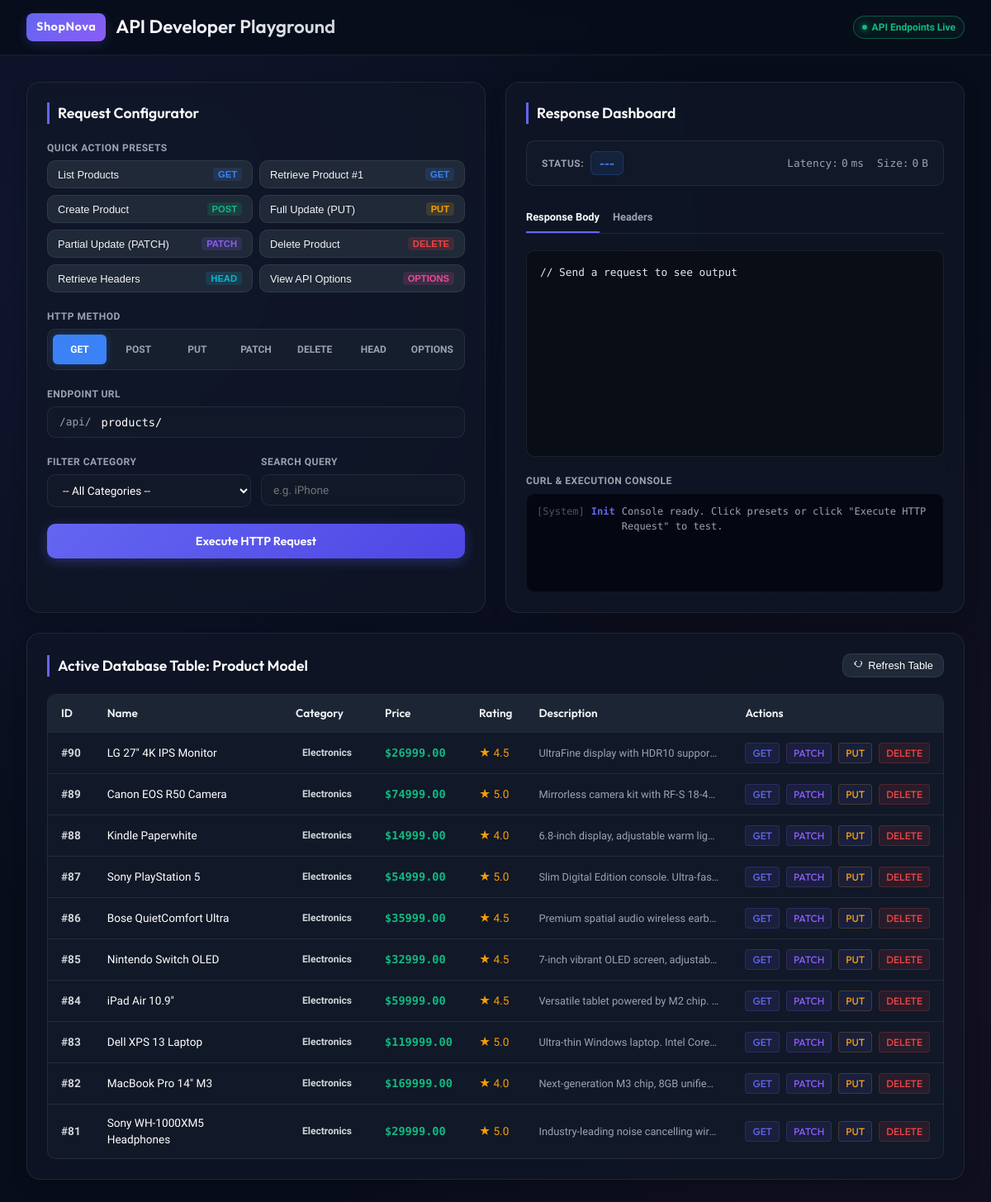
/api/playground/, run on the app's committed database.
### homepage/models.py (models this page shows, shortened)
class Product(models.Model):
    CATEGORY_CHOICES = [
        ('mobiles', 'Mobiles'),
        ('fashion', 'Fashion'),
        ('electronics', 'Electronics'),
    ]
    name = models.CharField(max_length=200)
    price = models.DecimalField(max_digits=10, decimal_places=2)
    description = models.TextField()
    category = models.CharField(max_length=50, choices=CATEGORY_CHOICES)
    rating = models.DecimalField(max_digits=3, decimal_places=1, default=4.0)
    image_url = models.URLField(max_length=500, blank=True, null=True)
    created_at = models.DateTimeField(auto_now_add=True)

### api/views.py (the view)
# urls.py: path('playground/', views.PlaygroundView.as_view(), name='playground'),
class PlaygroundView(View):
    def get(self, request, *args, **kwargs):
        categories = [cat[0] for cat in Product.CATEGORY_CHOICES]
        return render(request, 'api/playground.html', {
            'categories': categories,
            'existing_products': Product.objects.all().order_by('-id')[:10]
        })

### api/templates/api/playground.html (shortened to what this page needs)
<!DOCTYPE html>
<html lang="en">
<head>
</head>
<body>
    <header>
        <div class="logo-section">
            <span class="logo-badge">ShopNova</span>
            <h1>API Developer Playground</h1>
        </div>
        <div class="api-badge" id="api-status">
            API Endpoints Live
        </div>
    </header>
    <main>
        <section class="card">
            <h2 class="section-title">Request Configurator</h2>
            <div class="input-group">
                <span class="input-label">Quick Action Presets</span>
                <div class="presets-grid">
                    <button class="preset-btn" onclick="applyPreset('GET_LIST')">
                        <span>List Products</span>
                        <span class="preset-method m-get">GET</span>
                    </button>
                    <button class="preset-btn" onclick="applyPreset('GET_DETAIL')">
                        <span>Retrieve Product #1</span>
                        <span class="preset-method m-get">GET</span>
                    </button>
                    <button class="preset-btn" onclick="applyPreset('POST_CREATE')">
                        <span>Create Product</span>
                        <span class="preset-method m-post">POST</span>
                    </button>
                    <button class="preset-btn" onclick="applyPreset('PUT_UPDATE')">
                        <span>Full Update (PUT)</span>
                        <span class="preset-method m-put">PUT</span>
                    </button>
                    <button class="preset-btn" onclick="applyPreset('PATCH_UPDATE')">
                        <span>Partial Update (PATCH)</span>
                        <span class="preset-method m-patch">PATCH</span>
                    </button>
                    <button class="preset-btn" onclick="applyPreset('DELETE_PROD')">
                        <span>Delete Product</span>
                        <span class="preset-method m-delete">DELETE</span>
                    </button>
                    <button class="preset-btn" onclick="applyPreset('HEAD_PROD')">
                        <span>Retrieve Headers</span>
                        <span class="preset-method m-head">HEAD</span>
                    </button>
                    <button class="preset-btn" onclick="applyPreset('OPTIONS_SCHEMA')">
                        <span>View API Options</span>
                        <span class="preset-method m-options">OPTIONS</span>
                    </button>
                </div>
            </div>
            <div class="input-group">
                <span class="input-label">HTTP Method</span>
                <div class="methods-tab-container" id="methods-tabs">
                    <div class="method-tab active" data-method="GET" onclick="selectMethod('GET')">GET</div>
                    <div class="method-tab" data-method="POST" onclick="selectMethod('POST')">POST</div>
                    <div class="method-tab" data-method="PUT" onclick="selectMethod('PUT')">PUT</div>
                    <div class="method-tab" data-method="PATCH" onclick="selectMethod('PATCH')">PATCH</div>
                    <div class="method-tab" data-method="DELETE" onclick="selectMethod('DELETE')">DELETE</div>
                    <div class="method-tab" data-method="HEAD" onclick="selectMethod('HEAD')">HEAD</div>
                    <div class="method-tab" data-method="OPTIONS" onclick="selectMethod('OPTIONS')">OPTIONS</div>
                </div>
            </div>
            <div class="input-group">
                <span class="input-label">Endpoint URL</span>
                <div class="url-input-container">
                    <span class="url-prefix">/api/</span>
                    <input type="text" class="url-input" id="endpoint-path" value="products/">
                </div>
            </div>
            <div class="form-row" id="query-params-row">
                <div class="input-group">
                    <span class="input-label">Filter Category</span>
                    <select class="input-field" id="param-category" onchange="updateQueryString()">
                        <option value="">-- All Categories --</option>
                    </select>
                </div>
                <div class="input-group">
                    <span class="input-label">Search Query</span>
                    <input type="text" class="input-field" id="param-search" placeholder="e.g. iPhone" oninput="updateQueryString()">
                </div>
            </div>
            <button class="send-btn" id="send-btn" onclick="sendAPIRequest()">
                <span id="btn-text">Execute HTTP Request</span>
            </button>
        </section>
        <section class="card">
            <h2 class="section-title">Response Dashboard</h2>
            <div class="response-meta">
                <div style="display: flex; align-items: center; gap: 8px;">
                    <span class="input-label">Status:</span>
                    <span class="status-badge status-info" id="resp-status">---</span>
                </div>
                <div style="display: flex; gap: 16px;">
                    <span class="time-badge">Latency: <span id="resp-latency">0</span> ms</span>
                    <span class="size-badge">Size: <span id="resp-size">0</span> B</span>
                </div>
            </div>
            <div class="response-tabs">
                <div class="response-tab-header active" id="tab-header-body" onclick="switchResponseTab('body')">Response Body</div>
                <div class="response-tab-header" id="tab-header-headers" onclick="switchResponseTab('headers')">Headers</div>
            </div>
            <div id="tab-content-body">
                <pre class="response-pre" id="resp-body">// Send a request to see output</pre>
            </div>
            <div class="input-group">
                <span class="input-label">cURL & Execution Console</span>
                <div class="console-logs" id="console-logs">
                    <div class="log-entry">
                        <span class="log-time">[System]</span>
                        <span class="log-tag">Init</span>
                        <span class="log-text">Console ready. Click presets or click "Execute HTTP Request" to test.</span>
                    </div>
                </div>
            </div>
        </section>
        <section class="card db-grid">
            <div class="title-header-row">
                <h2 class="section-title">Active Database Table: Product Model</h2>
                <button class="refresh-btn" onclick="syncDBView()">
                    <svg width="12" height="12" fill="none" stroke="currentColor" stroke-width="2" viewBox="0 0 24 24"><path d="M4 4v5h.582m15.356 2A8.001 8.001 0 1121.21 8H18" stroke-linecap="round" stroke-linejoin="round"/></svg>
                    Refresh Table
                </button>
            </div>
            <div class="db-table-wrapper">
                <table class="db-table">
                    <thead>
                        <tr>
                            <th>ID</th>
                            <th>Name</th>
                            <th>Category</th>
                            <th>Price</th>
                            <th>Rating</th>
                            <th>Description</th>
                            <th>Actions</th>
                        </tr>
                    </thead>
                    <tbody id="db-products-list">
                        {% for p in existing_products %}
                        <tr id="prod-row-{{ p.id }}">
                            <td><strong>#{{ p.id }}</strong></td>
                            <td style="color:#ffffff; font-weight: 500;">{{ p.name }}</td>
                            <td><span class="db-badge m-{{ p.category }}">{{ p.category }}</span></td>
                            <td><span class="db-price">${{ p.price }}</span></td>
                            <td style="color:#f59e0b;">★ {{ p.rating }}</td>
                            <td style="max-width: 250px; overflow: hidden; text-overflow: ellipsis; white-space: nowrap; font-size: 0.8rem; color: var(--color-muted);">{{ p.description }}</td>
                            <td>
                                <div class="db-actions">
                                    <button class="db-action-btn" onclick="loadIntoPlayground({{ p.id }}, 'GET')">GET</button>
                                    <button class="db-action-btn" style="border-color: rgba(139, 92, 246, 0.2); color: var(--color-patch);" onclick="loadIntoPlayground({{ p.id }}, 'PATCH')">PATCH</button>
                                    <button class="db-action-btn" style="border-color: rgba(245, 158, 11, 0.2); color: var(--color-put);" onclick="loadIntoPlayground({{ p.id }}, 'PUT')">PUT</button>
                                    <button class="db-action-btn db-action-delete" onclick="loadIntoPlayground({{ p.id }}, 'DELETE')">DELETE</button>
                                </div>
                            </td>
                        </tr>
                        {% empty %}
                        <tr>
                            <td colspan="7" style="text-align: center; color: var(--color-muted); padding: 24px;">No products found in SQLite. Click "Refresh" or execute GET to seed some automatically!</td>
                        </tr>
                        {% endfor %}
                    </tbody>
                </table>
            </div>
        </section>
    </main>
</body>
</html>

### data on the page
Product: id "90", name "LG 27\" 4K IPS Monitor", category "Electronics", price "26999.00", rating "4.5", description "UltraFine display with HDR10 suppor…"
Product: id "89", name "Canon EOS R50 Camera", category "Electronics", price "74999.00", rating "5.0", description "Mirrorless camera kit with RF-S 18-4…"
Product: id "88", name "Kindle Paperwhite", category "Electronics", price "14999.00", rating "4.0", description "6.8-inch display, adjustable warm lig…"
Product: id "87", name "Sony PlayStation 5", category "Electronics", price "54999.00", rating "5.0", description "Slim Digital Edition console. Ultra-fas…"
Product: id "86", name "Bose QuietComfort Ultra", category "Electronics", price "35999.00", rating "4.5", description "Premium spatial audio wireless earb…"
Product: id "85", name "Nintendo Switch OLED", category "Electronics", price "32999.00", rating "4.5", description "7-inch vibrant OLED screen, adjustab…"
Product: id "84", name "iPad Air 10.9\"", category "Electronics", price "59999.00", rating "4.5", description "Versatile tablet powered by M2 chip.…"
Product: id "83", name "Dell XPS 13 Laptop", category "Electronics", price "119999.00", rating "5.0", description "Ultra-thin Windows laptop. Intel Core…"
Product: id "82", name "MacBook Pro 14\" M3", category "Electronics", price "169999.00", rating "4.0", description "Next-generation M3 chip, 8GB unifie…"
Product: id "81", name "Sony WH-1000XM5 Headphones", category "Electronics", price "29999.00", rating "5.0", description "Industry-leading noise cancelling wir…"
